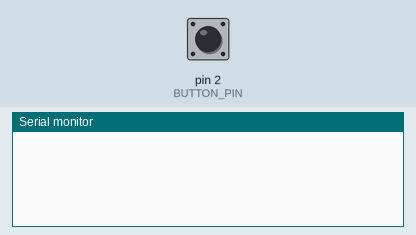
Recording of a sketch running on a simulated Arduino Uno, built with avr-gcc and run on an emulated ATmega328P. Shown: the last lines printed to the serial monitor. Inputs (shaded band) come from the test bench; at power-on: pin 2 (BUTTON_PIN) LOW.

Above: at 1.2 s.
1.3 s: pin 2 (BUTTON_PIN) pulled HIGH for 0.15 s
At 2.6 s:
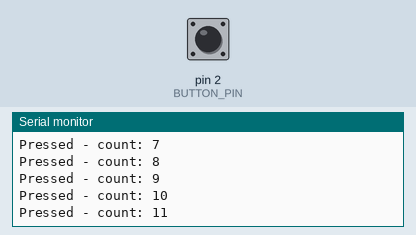
2.9 s: pin 2 (BUTTON_PIN) pulled HIGH for 1 s
At 4.7 s:
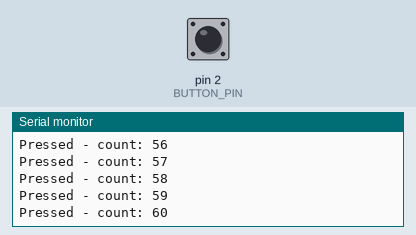
5.4 s: pin 2 (BUTTON_PIN) pulled HIGH for 0.15 s
At 6.5 s:
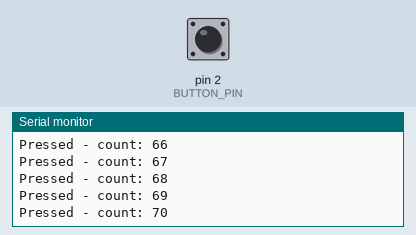
Timing chart, 0 to 8.4 s (numbered marks = the images above; inputs shaded):
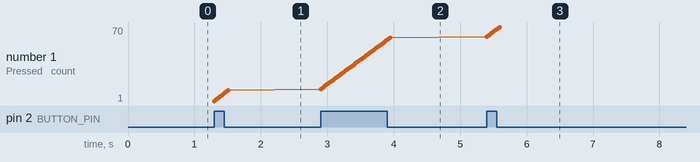

Measured:
- after the input at 1.3 s, the serial monitor: prints a new line at once (image 1)
- after the input at 2.9 s, the serial monitor: prints a new line at once (image 2)
- after the input at 5.4 s, the serial monitor: prints a new line at once (image 3)
- plotted number 1: 11 → 60 after the input at 2.9 s, 60 → 70 after the input at 5.4 s

The sketch:

4_counting.ino
```cpp
#define BUTTON_PIN 2

int count;

void setup()
{
  pinMode(BUTTON_PIN, INPUT);
  Serial.begin(9600);
  count = 0;
}

void loop()
{
  int buttonState = digitalRead(BUTTON_PIN);
  if (buttonState == HIGH)
  {
    count++;
    Serial.print("Pressed - count: ");
    Serial.println(count);
  }
}
```
